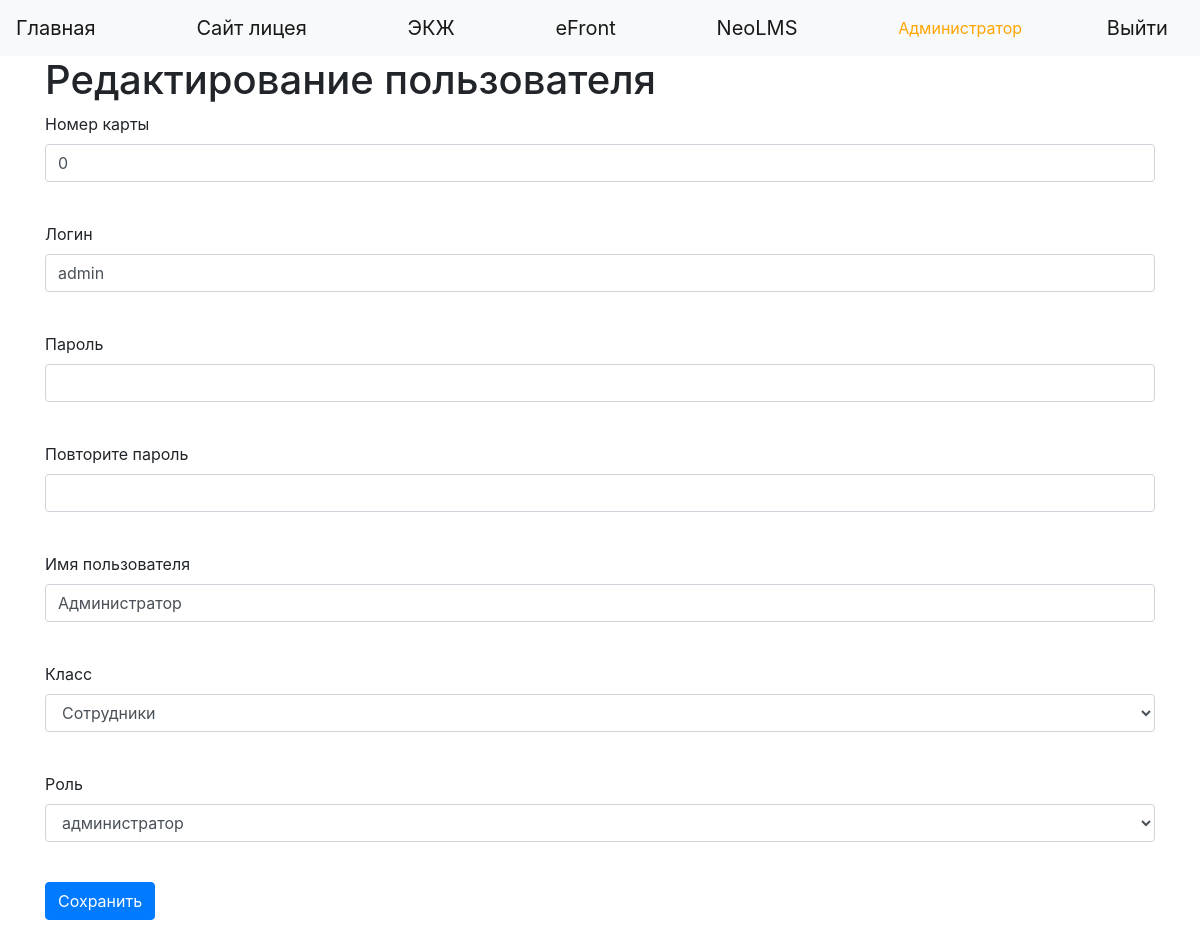
The app's page /edit_user/1 (signed in) with its own data.
### data/users.py (models this page shows, shortened)
class User(SqlAlchemyBase, UserMixin):
    __tablename__ = 'users'
    id = sqlalchemy.Column(sqlalchemy.Integer, primary_key=True, autoincrement=True)
    name = sqlalchemy.Column(sqlalchemy.String, nullable=True)
    kode_1c = sqlalchemy.Column(sqlalchemy.String, nullable=True)
    id_1c = sqlalchemy.Column(sqlalchemy.String, nullable=True)
    card_number = sqlalchemy.Column(sqlalchemy.Integer, nullable=True)
    login = sqlalchemy.Column(sqlalchemy.String, index=True, unique=True, nullable=True)
    hashed_password = sqlalchemy.Column(sqlalchemy.String, nullable=True)
    created_date = sqlalchemy.Column(sqlalchemy.DateTime, default=datetime.datetime.now)
    level = sqlalchemy.Column(sqlalchemy.Integer, nullable=True)
    group_id = sqlalchemy.Column(sqlalchemy.Integer, sqlalchemy.ForeignKey("groups.id"))
    will_eat = sqlalchemy.Column(sqlalchemy.Boolean, default=False)
    group = orm.relation('Group')
    orders = orm.relation("Order", back_populates='user')

### main_auth.py (the view, shortened to what this page needs)
@app.route('/edit_user/<int:id>', methods=['GET', 'POST'])
@login_required
def full_edit_user(id):
    if not current_user.is_authenticated:
        return redirect('/login')
    if current_user.level < 2:
        return redirect('/')
    form = UserForm()
    session = db_session.create_session()
    group_list = list()
    for elem in session.query(Group).all():
        group_list.append((str(elem.id), elem.name))
    form.group_id.choices = group_list
    if request.method == "GET":
        user = session.query(User).filter(User.id == id).first()
        if user:
            form.name.data = user.name
            form.login.data = user.login
            form.group_id.data = str(user.group_id)
            form.level.data = str(user.level)
            form.card_number.data = str(user.card_number)
        else:
            abort(404)
    return render_template('edit_user.html', title='Редактирование пользователя', form=form)

### data/users.py
class UserForm(BaseUserForm):
    login = StringField('Логин', validators=[DataRequired()])
    password = PasswordField('Пароль', validators=[DataRequired()])
    password_again = PasswordField('Повторите пароль', validators=[DataRequired()])

### data/db_session.py (called while the page is built)
def create_session() -> Session:
    global __factory
    return __factory()

### main_auth.py (called while the page is built)
@login_manager.user_loader
def load_user(user_id):
    session = db_session.create_session()
    return session.query(User).get(user_id)

### templates/edit_user.html (shortened to what this page needs)
{% extends "base.html" %}
{% block content %}
<h1>Редактирование пользователя</h1>
<form action="" method="post" novalidate>
    <p>
        {{ form.card_number.label }}<br>
        {{ form.card_number(class="form-control") }}<br>
    </p>
    <p>
        {{ form.login.label }}<br>
        {{ form.login(class="form-control", type="login") }}<br>
    </p>
    <p>
        {{ form.password.label }}<br>
        {{ form.password(class="form-control", type="password") }}<br>
    </p>
    <p>
        {{ form.password_again.label }}<br>
        {{ form.password_again(class="form-control", type="password") }}<br>
    </p>
    <p>
        {{ form.name.label }}<br>
        {{ form.name(class="form-control") }}<br>
    </p>
    <p>
        {{ form.group_id.label }}<br>
        {{ form.group_id(class="form-control") }}<br>
    </p>
     <p>
        {{ form.level.label }}<br>
        {{ form.level(class="form-control") }}<br>
    </p>
    <p>{{ form.submit_edit(type="submit", class="btn btn-primary") }}</p>
</form>
{% endblock %}

### templates/base.html (shortened to what this page needs)
<!DOCTYPE html>
<html lang="en"><head><meta http-equiv="Content-Type" content="text/html; charset=UTF-8">
    <link rel="stylesheet" href="https://stackpath.bootstrapcdn.com/bootstrap/4.4.1/css/bootstrap.min.css">
</head>
  <body>
    <header>
      <nav class="navbar navbar-light bg-light">
         <a class="navbar-brand" href="/index">Главная</a>
        <a class="navbar-brand" href="..." target="_blank">Сайт лицея</a>
        <a class="navbar-brand" href="..." target="_blank">ЭКЖ</a>
        <a class="navbar-brand" href="..." target="_blank">eFront</a>
         <a class="navbar-brand" href="..." target="_blank">NeoLMS</a>
          {% if current_user.is_authenticated %}
            <font color="orange"> {{ current_user.name }}</font>
            <a class="navbar-brand" href="/logout">Выйти</a>
        {% else %}
            <p>
             <a class="btn btn-success" href="/login">Войти</a>
            </p>
        {% endif %}
      </nav>
    </header>
    <main role="main" class="container">
        {% block content %}{% endblock %}
    </main>
</body></html>

### records on screen
User: name "Администратор", card_number "0", login "admin", group_id "Сотрудники", level "администратор"
